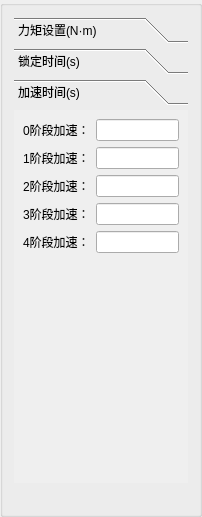
<?xml version="1.0" encoding="UTF-8"?>
<ui version="4.0">
 <class>FilterSetting</class>
 <widget class="QGroupBox" name="FilterSetting">
  <property name="geometry">
   <rect>
    <x>0</x>
    <y>0</y>
    <width>202</width>
    <height>517</height>
   </rect>
  </property>
  <property name="windowTitle">
   <string>GroupBox</string>
  </property>
  <layout class="QGridLayout" name="gridLayout">
   <item row="7" column="1">
    <widget class="QLabel" name="label_6">
     <property name="text">
      <string/>
     </property>
    </widget>
   </item>
   <item row="0" column="0" colspan="4">
    <widget class="QToolBox" name="toolBox">
     <property name="enabled">
      <bool>true</bool>
     </property>
     <property name="currentIndex">
      <number>2</number>
     </property>
     <property name="tabSpacing">
      <number>5</number>
     </property>
     <widget class="QWidget" name="page">
      <property name="geometry">
       <rect>
        <x>0</x>
        <y>0</y>
        <width>182</width>
        <height>402</height>
       </rect>
      </property>
      <attribute name="label">
       <string>力矩设置(N·m)</string>
      </attribute>
      <layout class="QFormLayout" name="formLayout">
       <item row="0" column="0">
        <widget class="QLabel" name="label">
         <property name="text">
          <string>0阶段启动：</string>
         </property>
        </widget>
       </item>
       <item row="0" column="1">
        <widget class="QLineEdit" name="IncTorInput0"/>
       </item>
       <item row="1" column="0">
        <widget class="QLabel" name="label_7">
         <property name="text">
          <string>1阶段挤紧：</string>
         </property>
         <property name="alignment">
          <set>Qt::AlignRight|Qt::AlignTrailing|Qt::AlignVCenter</set>
         </property>
        </widget>
       </item>
       <item row="1" column="1">
        <widget class="QLineEdit" name="IncTorInput1"/>
       </item>
       <item row="2" column="0">
        <widget class="QLabel" name="label_8">
         <property name="text">
          <string>2阶段挤紧：</string>
         </property>
         <property name="alignment">
          <set>Qt::AlignRight|Qt::AlignTrailing|Qt::AlignVCenter</set>
         </property>
        </widget>
       </item>
       <item row="2" column="1">
        <widget class="QLineEdit" name="IncTorInput2"/>
       </item>
       <item row="3" column="0">
        <widget class="QLabel" name="label_9">
         <property name="text">
          <string>3阶段挤紧：</string>
         </property>
         <property name="alignment">
          <set>Qt::AlignRight|Qt::AlignTrailing|Qt::AlignVCenter</set>
         </property>
        </widget>
       </item>
       <item row="3" column="1">
        <widget class="QLineEdit" name="IncTorInput3"/>
       </item>
       <item row="4" column="0">
        <widget class="QLabel" name="label_10">
         <property name="text">
          <string>4阶段挤紧：</string>
         </property>
         <property name="alignment">
          <set>Qt::AlignRight|Qt::AlignTrailing|Qt::AlignVCenter</set>
         </property>
        </widget>
       </item>
       <item row="4" column="1">
        <widget class="QLineEdit" name="IncTorInput4"/>
       </item>
       <item row="5" column="0">
        <widget class="QLabel" name="label_11">
         <property name="text">
          <string>5阶段挤紧：</string>
         </property>
         <property name="alignment">
          <set>Qt::AlignRight|Qt::AlignTrailing|Qt::AlignVCenter</set>
         </property>
        </widget>
       </item>
       <item row="5" column="1">
        <widget class="QLineEdit" name="IncTorInput5"/>
       </item>
      </layout>
     </widget>
     <widget class="QWidget" name="page_2">
      <property name="geometry">
       <rect>
        <x>0</x>
        <y>0</y>
        <width>182</width>
        <height>402</height>
       </rect>
      </property>
      <attribute name="label">
       <string>锁定时间(s)</string>
      </attribute>
      <layout class="QFormLayout" name="formLayout_2">
       <item row="0" column="0">
        <widget class="QLabel" name="label_3">
         <property name="text">
          <string>0阶段启动：</string>
         </property>
        </widget>
       </item>
       <item row="0" column="1">
        <widget class="QLineEdit" name="IncTimeInput0"/>
       </item>
       <item row="1" column="0">
        <widget class="QLabel" name="label_12">
         <property name="text">
          <string>1阶段挤紧：</string>
         </property>
        </widget>
       </item>
       <item row="1" column="1">
        <widget class="QLineEdit" name="IncTimeInput1"/>
       </item>
       <item row="2" column="0">
        <widget class="QLabel" name="label_13">
         <property name="text">
          <string>2阶段挤紧：</string>
         </property>
        </widget>
       </item>
       <item row="2" column="1">
        <widget class="QLineEdit" name="IncTimeInput2"/>
       </item>
       <item row="3" column="0">
        <widget class="QLabel" name="label_14">
         <property name="text">
          <string>3阶段挤紧：</string>
         </property>
        </widget>
       </item>
       <item row="3" column="1">
        <widget class="QLineEdit" name="IncTimeInput3"/>
       </item>
       <item row="4" column="0">
        <widget class="QLabel" name="label_15">
         <property name="text">
          <string>4阶段挤紧：</string>
         </property>
        </widget>
       </item>
       <item row="4" column="1">
        <widget class="QLineEdit" name="IncTimeInput4"/>
       </item>
       <item row="5" column="0">
        <widget class="QLabel" name="label_16">
         <property name="text">
          <string>5阶段挤紧：</string>
         </property>
        </widget>
       </item>
       <item row="5" column="1">
        <widget class="QLineEdit" name="IncTimeInput5"/>
       </item>
      </layout>
     </widget>
     <widget class="QWidget" name="page_3">
      <property name="geometry">
       <rect>
        <x>0</x>
        <y>0</y>
        <width>182</width>
        <height>402</height>
       </rect>
      </property>
      <attribute name="label">
       <string>加速时间(s)</string>
      </attribute>
      <layout class="QFormLayout" name="formLayout_3">
       <item row="0" column="0">
        <widget class="QLabel" name="label_4">
         <property name="text">
          <string>0阶段加速：</string>
         </property>
        </widget>
       </item>
       <item row="1" column="0">
        <widget class="QLabel" name="label_17">
         <property name="text">
          <string>1阶段加速：</string>
         </property>
        </widget>
       </item>
       <item row="2" column="0">
        <widget class="QLabel" name="label_18">
         <property name="text">
          <string>2阶段加速：</string>
         </property>
        </widget>
       </item>
       <item row="3" column="0">
        <widget class="QLabel" name="label_19">
         <property name="text">
          <string>3阶段加速：</string>
         </property>
        </widget>
       </item>
       <item row="4" column="0">
        <widget class="QLabel" name="label_20">
         <property name="text">
          <string>4阶段加速：</string>
         </property>
        </widget>
       </item>
       <item row="0" column="1">
        <widget class="QLineEdit" name="SpeedupTimeInput0"/>
       </item>
       <item row="1" column="1">
        <widget class="QLineEdit" name="SpeedupTimeInput1"/>
       </item>
       <item row="2" column="1">
        <widget class="QLineEdit" name="SpeedupTimeIbput2"/>
       </item>
       <item row="3" column="1">
        <widget class="QLineEdit" name="SpeedupTimeInput3"/>
       </item>
       <item row="4" column="1">
        <widget class="QLineEdit" name="SpeedupTimeInput4"/>
       </item>
      </layout>
     </widget>
    </widget>
   </item>
  </layout>
 </widget>
 <resources/>
 <connections/>
</ui>
